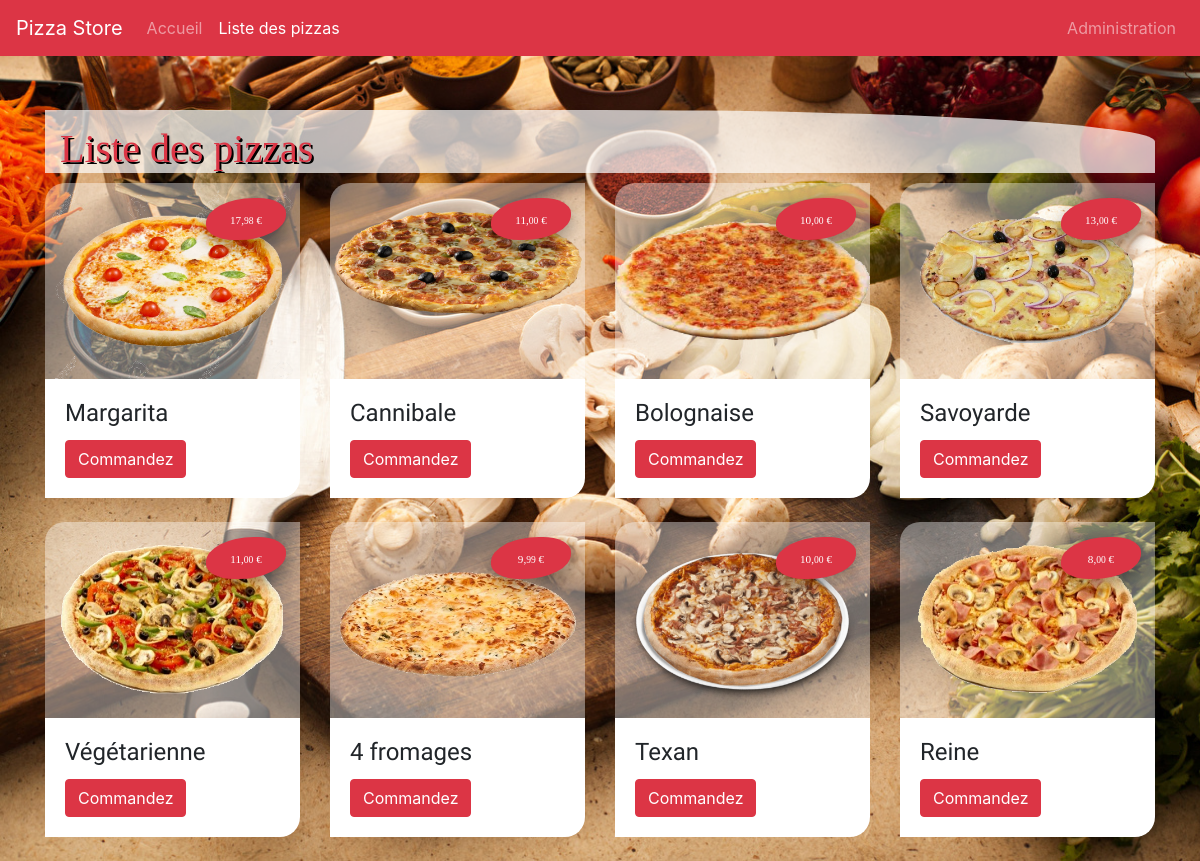
Page /pizza_list.php on the committed database.
### tables this page shows
CREATE TABLE `pizza` (
  `id` int(11) NOT NULL,
  `name` varchar(45) DEFAULT NULL,
  `price` decimal(11,2) DEFAULT NULL,
  `image` varchar(255) DEFAULT NULL,
  `category` varchar(45) DEFAULT NULL,
  `description` varchar(45) DEFAULT NULL
);

### config/config.php (called while the page is built, shortened)
<?php
$siteName = 'Pizza Store';
$currentPageUrl = basename($_SERVER['REQUEST_URI'], '.php');

### pizza_list.php (the view, shortened to what this page needs)
<?php
    $admin = false;
    require_once(__DIR__.'/partials/header.php');
    $query = $db->query('SELECT * FROM pizza ORDER BY id DESC');
    $pizzas = $query->fetchAll();
?>
    <main class="container">
        <h1 class="page-title">Liste des pizzas</h1>
        <div class="row">
            <?php
            foreach($pizzas as $pizza) { ?>
                <div class="col-md-3">
                    <div class="mb-4">
                        <div class="card-img-top-container card-transparance">
                            <span class="card-price"><?= formatPrice($pizza['price']); ?></span>
                            <img class="card-img-top card-img-top-zoom-effect" src="<?php echo $pizza['image']; ?>" alt=<?php echo $pizza['name']; ?>>
                        </div>
                        <div class="card-body bg-white card-round">
                            <h3 class="card-title pizza-name"><?php echo $pizza['name']; ?></h3>
                            <a href="<?= 'pizza_single.php?id='.$pizza['id']; ?>" class="btn btn-danger">Commandez</a>
                        </div>
                    </div>
                </div>
            <?php } ?>
        </div>
    </main>
<?php
    require_once(__DIR__.'/partials/footer.php');
?>

### partials/header.php (shortened to what this page needs)
<?php
  require_once(__DIR__.'/../config/functions.php');
  require_once(__DIR__.'/../config/config.php');
?>
<!doctype html>
<html lang="fr">
  <head>
    <link rel="stylesheet" href="assets/css/style.css">
    <link href="assets/css/bootstrap.min.css" rel="stylesheet">
    <link href="assets/css/starter-template.css" rel="stylesheet">
  </head>
  <body>
    <nav class="navbar navbar-expand-md navbar-dark <?php echo $admin === false ? 'bg-danger ' : 'bg-success '; ?>fixed-top">
      <a class="navbar-brand" href="index.php"><?=$siteName;?></a>
      <div class="collapse navbar-collapse" id="navbar-pizzastore">
        <ul class="navbar-nav mr-auto">
          <li class="nav-item <?php echo $currentPageUrl === 'index' ? 'active' : ''; ?>">
            <a class="nav-link" href="index.php">Accueil</a>
          </li>
          <li class="nav-item <?php echo $currentPageUrl === 'pizza_list' ? 'active' : ''; ?>">
            <a class="nav-link" href="pizza_list.php">Liste des pizzas</a>
          </li>
        </ul>
        <ul class="navbar-nav float-right">
          <li class="nav-item <?php
                                echo $currentPageUrl === 'adm_pizza_add' ? 'active ' : ' ';
                              ?>">
            <a class="nav-link" href="adm_pizza_add.php">Administration</a>
          </li>
        </ul>
      </div>
    </nav>

### config/functions.php
<?php
function formatPrice($price) {
    $price = str_replace('.', ',', $price);
    $first = substr($price, 0, -2);
    $cents = substr($price, -2);
    return $first."<span class='card-price-cents'>".$cents."</span> €";
}

### partials/footer.php (shortened to what this page needs)
  </body>
</html>

### assets/css/style.css (style rules this page uses)
body { background-image: url("../img/planche.jpg"); background-repeat: no-repeat; background-attachment: fixed; background-size: cover; }
.page-title { font-family: 'Alfa Slab One', cursive; margin-top: 30px; margin-bottom: 10px; padding-top: 15px; padding-left: 15px; padding-bottom: 2px solid #e8e8e8; background-color: rgba(255, 255, 255, 0.7); color: #dc3545; border-radius: 0 50% 0 0; text-shadow: 2px 2px #000000; }
.pizza-name { font-family: 'Homemade Apple', cursive; font-size: 1.5rem; }
img { z-index: 2015; }
.card-transparance { background-color: rgba(255, 255, 255, 0.4); border-radius: 20px 0 0 0; }
.card-round { border-radius: 0 0 20px 0; }
.card-img-top-container { overflow: hidden; position: relative; }
.card-img-top-zoom-effect { transition: 0.5s; }
.card-price { position: absolute; top: 5px; right: 4px; margin: 10px; width: 80px; height: 42px; border-radius: 60% 35% 60% 35%; line-height: 45px; background: #dc3545; color: #FFFFFF; font-family: 'Alfa Slab One', cursive; font-size: 0.7rem; text-align: center; box-shadow: 0 8px 16px 0 rgba(0,0,0,0.2), 0 6px 20px 0 rgba(0,0,0,0.19); z-index: 2050; }
.card-price-cents { font-size: 0.6rem; }

### assets/css/starter-template.css (style rules this page uses)
body { padding-top: 5rem; }

### rows in the picture
pizza: price "17,", price "98", image (picture), name "Margarita"
pizza: price "11,", price "00", image (picture), name "Cannibale"
pizza: price "10,", price "00", image (picture), name "Bolognaise"
pizza: price "13,", price "00", image (picture), name "Savoyarde"
pizza: price "11,", price "00", image (picture), name "Végétarienne"
pizza: price "9,", price "99", image (picture), name "4 fromages"
pizza: price "10,", price "00", image (picture), name "Texan"
pizza: price "8,", price "00", image (picture), name "Reine"

### other values in the picture
$siteName "Pizza Store"
